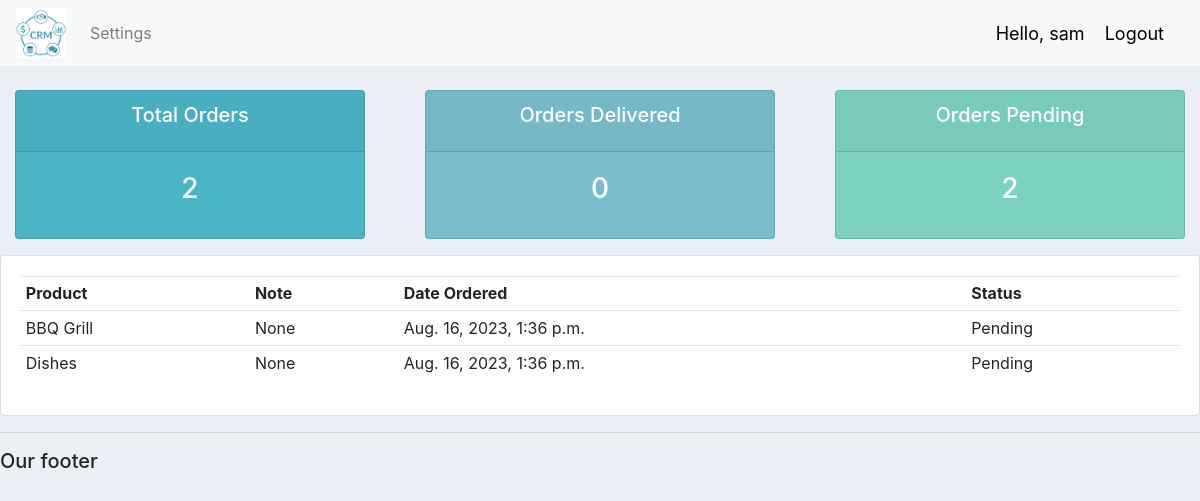
The page /user/ (signed in) on the database its author committed.
### accounts/models.py (models this page shows, shortened)
class Order(models.Model):  #this is a one to Many relationship as it has relationships with Customer and Product
	STATUS = (
			('Pending', 'Pending'),
			('Out for delivery', 'Out for delivery'),
			('Delivered', 'Delivered'),
		)
	customer= models.ForeignKey(Customer, null=True, on_delete=models.SET_NULL)
	product = models.ForeignKey(Product, null=True, on_delete=models.SET_NULL)
	date_created = models.DateTimeField(auto_now_add=True, null=True)
	status = models.CharField(max_length=200, null=True, choices= STATUS)
	note = models.CharField(max_length=200, null=True)

class Product(models.Model):
	CATEGORY = (
			('Indoor','Indoor'),
			('Outdoor', 'Outdoor'),
		)
	name = models.CharField(max_length=200, null=True)
	price = models.FloatField(null=True)
	category = models.CharField(max_length=200, null=True, choices=CATEGORY)
	description = models.CharField(max_length=200, null=True, blank=True)
	date_created = models.DateTimeField(auto_now_add=True, null=True)
	tags = models.ManyToManyField(Tag)
	def __str__(self):
		return self.name

### accounts/decorators.py (the view)
		def wrapper_func(request, *args, **kwargs):
			group = None
			if request.user.groups.exists():
				group = request.user.groups.all()[0].name
			if group in allowed_roles:
				return view_func(request, *args, **kwargs)
			else:
				return HttpResponse('You are not authorized to view this page')

### accounts/views.py (called while the page is built)
@login_required(login_url = 'login')
@allowed_users(allowed_roles=['customer'])
def userPage(request):
	orders= request.user.customer.order_set.all()
	total_orders = orders.count()
	delivered = orders.filter(status='Delivered').count()
	pending = orders.filter(status='Pending').count()
	context={'orders':orders,'total_orders':total_orders,
				'delivered':delivered,
				'pending':pending}
	return render(request, 'accounts/user.html', context)

### accounts/templates/accounts/user.html
{% extends 'accounts/main.html' %}
{% block content %}
{% include 'accounts/status.html' %}
<div class="row">
	<div class="col-md">
		<div class="card card-body">
			<table class="table table-sm">
				<tr>
					<th>Product</th>
					<th>Note</th>
					<th>Date Ordered</th>
					<th>Status</th>
				</tr>
				{% for i in orders %}
					<tr>
						<td>{{i.product}}</td>
						<td>{{i.note}}</td>
						<td>{{i.date_created}}</td>
						<td>{{i.status}}</td>
					</tr>
				{% endfor %}
			</table>
		</div>
	</div>
</div>
{% endblock content %}

### accounts/templates/accounts/navbar.html (shortened to what this page needs)
{% load static %}
<nav class="navbar navbar-expand-lg navbar-light bg-light">
  <img src="{% static 'images/logo.png' %}" width="50", height="50" href="{url 'home'}">
  <div class="collapse navbar-collapse" id="navbarSupportedContent">
    <ul class="navbar-nav mr-auto">
      {% if request.user.is_staff %}
      <li class="nav-item active">
        <a class="nav-link" href="{% url 'home' %}">Dashboard <span class="sr-only">(current)</span></a>
      </li>
      <li class="nav-item">
        <a class="nav-link" href="{% url 'products' %}">Products</a>
      </li>
      <li class="nav-item dropdown">
        <a class="nav-link dropdown-toggle" href="#" id="navbarDropdown" role="button" data-toggle="dropdown" aria-haspopup="true" aria-expanded="false">
          Dropdown
        </a>
        <div class="dropdown-menu" aria-labelledby="navbarDropdown">
          <a class="dropdown-item" href="/admin/">Admin Page</a>
          <a class="dropdown-item" href="{% url 'tours' %}">Snowdonia Sunrise Tours</a>
          <div class="dropdown-divider"></div>
          <a class="dropdown-item" href="#">Something else here</a>
        </div>
      </li>
      {% else %}
        <li class="nav-item">
          <a class="nav-link" href="{% url 'account' %}">Settings</a>
        </li>
      {% endif %}
    </ul>
  </div>
  <span class="hello-msg">Hello, {{request.user}}</span>
  <span><a class="hello-msg" href="{% url 'logout' %}">Logout</a></span>
</nav>

### static/css/main.css (style rules this page uses)
body { background-color: #ebeff5; }

### accounts/templates/accounts/navbar.html (style rules this page uses)
.hello-msg { font-size: 18px; color: #000000; margin-right: 20px; }

### rows shown on the page
Order: product "BBQ Grill", note "None", date_created "Aug. 16, 2023, 1:36 p.m.", status "Pending"
Order: product "Dishes", note "None", date_created "Aug. 16, 2023, 1:36 p.m.", status "Pending"

### other values the page prints
{{ request.user }} "sam"
{{ total_orders }} "2"
{{ delivered }} "0"
{{ pending }} "2"
